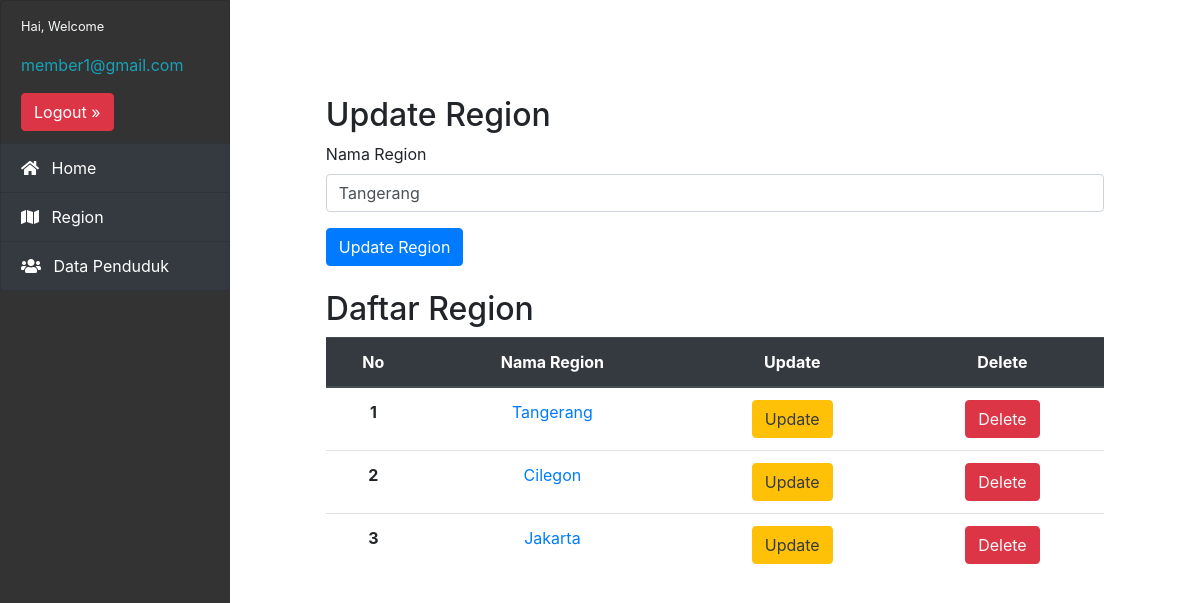
Screenshot of /users/index.php?update_region=1 (signed in) with the database file from the repository.
### tables this page shows
CREATE TABLE `regions` (
  `id` int(11) NOT NULL,
  `name` varchar(255) NOT NULL,
  `created_at` datetime NOT NULL DEFAULT CURRENT_TIMESTAMP
);

### users/pages/region/update_region.php (the view, shortened to what this page needs)
<?php
  $id_region   = $_GET['update_region'];
  $daftar_region  = mysqli_query($connect_db, "SELECT * FROM regions ORDER BY id ASC");
  $update_region  = mysqli_query($connect_db, "SELECT * FROM regions WHERE id = '$id_region'");
  $update_result  = mysqli_fetch_array($update_region);
?>
<h2>Update Region</h2>
<form method="post">
    <div class="form-group">
       <label for="NamaRegion">Nama Region</label>
       <input type="text" name="nama_region" class="form-control" id="EmailAddress" aria-describedby="emailHelp" placeholder="Nama region" value="<?php echo $update_result['name']?>">
    </div>
    <button type="submit" name="update" class="btn btn-primary mb-4">Update Region</button>
</form>
<h2>Daftar Region</h2>
<table class="table text-center">
  <thead class="thead-dark">
    <tr>
      <th scope="col">No</th>
      <th scope="col">Nama Region</th>
      <th scope="col">Update</th>
      <th scope="col">Delete</th>
    </tr>
  </thead>
  <tbody>
  	<?php if(mysqli_num_rows($daftar_region) > 0) { ?>
  		<?php $no = 1;?>
  		<?php while($nama_region = mysqli_fetch_array($daftar_region)) {?>
    <tr>
      <th scope="row"><?php echo $no;?></th>
      <td><a href="index.php?id_region=<?php echo $nama_region['id']; ?>"><?php echo $nama_region['name'];?></a></td>
      <td><a href="index.php?update_region=<?php echo $nama_region['id'];?>" class="text-dark btn btn-warning">Update</a></td>
      <td><a href="index.php?delete_region=<?php echo $nama_region['id'];?>" class="text-light btn btn-danger">Delete</a></td>
    </tr>
		<?php $no++; } ?>
	<?php } ?>
</table>

### rows the page displays
regions: nama_region "Tangerang", name "Tangerang"
regions: name "Cilegon"
regions: name "Jakarta"

### other values shown
$_SESSION['email'] "member1@gmail.com"
